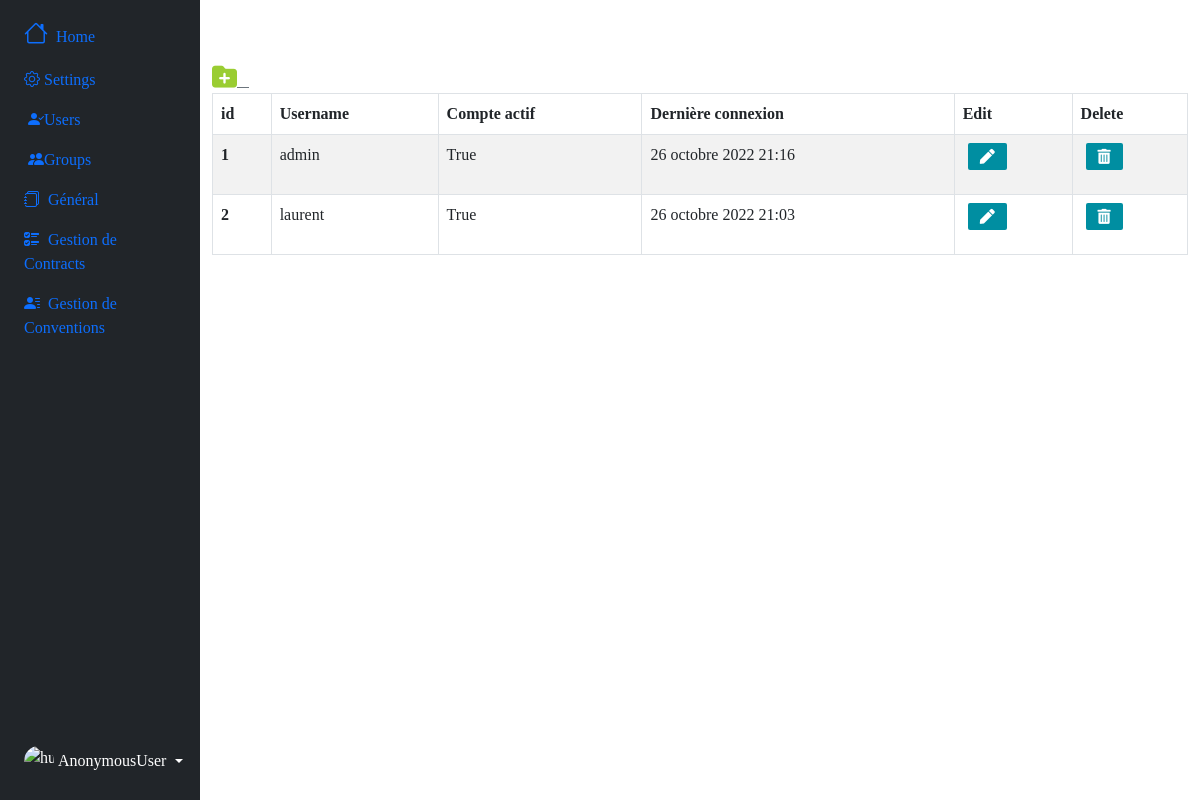
Before: /auth/users with the older database file.
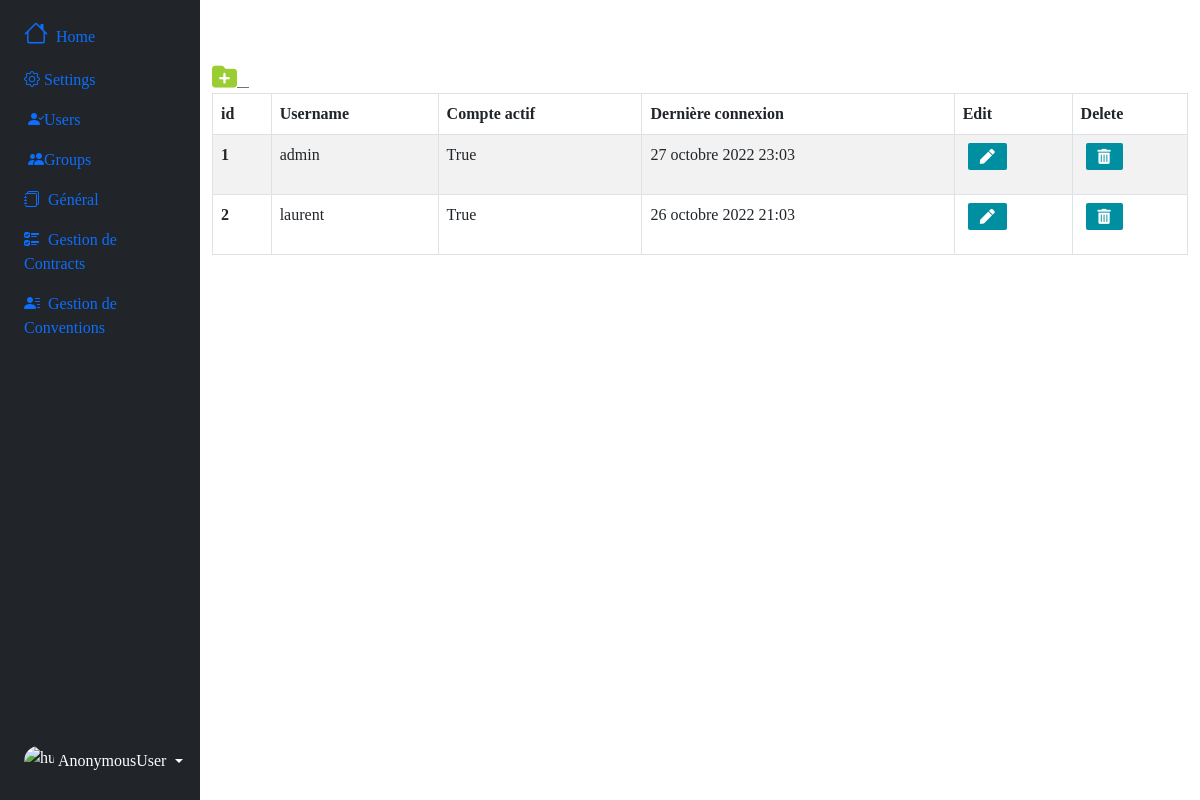
After: the same page with the newer database file.
### authentication/models.py (models this page shows)
class User(AbstractUser):
    ADMINISTRATEUR = 'ADMINISTRATEUR'
    USER = 'USER'
    ROLE_CHOICES = (
        ('ADMINISTRATEUR', 'superadmin'),
        ('USER', 'user'),
    )
    role = models.CharField(max_length=30, choices=ROLE_CHOICES, verbose_name='role')

### authentication/views.py (the view)
# urls.py: path('auth/users', views.users, name="users"),
def users(request):
    user_lists = User.objects.all()
    return render(request, "authentication/list.html", {"user_lists":user_lists})

### authentication/templates/authentication/list.html (shortened to what this page needs)
{% extends 'index.html' %}
{% block main%}
<a href="{% url 'add-user' %}" class="btn-outline-secondary"style="width: 50px; height: 50px; margin-right: 30px;" title="Add contrat">
  <i style="color: yellowgreen; font-size: 25px; " class="fa-sharp fa-solid fa-folder-plus"></i> &nbsp;&nbsp;
</a>
<table table id="example" class="table table-striped table-bordered nowrap" style="width:100%">
  <thead>
    <tr>
      <th scope="col">id</th>
      <th scope="col">Username</th>
      <th scope="col">Compte actif</th>
      <th scope="col">Dernière connexion</th>
      <th scope="col">Edit</th>
      <th scope="col">Delete</th>
    </tr>
  </thead>
  <tbody>
    {% for user_list in user_lists %}
    <tr>
      <th scope="row">{{user_list.id}}</th>
      <td>{{user_list.username}}</td>
      <td>{{user_list.is_active}}</td>
      <td>{{user_list.last_login}}</td>
      <td>
        <a class="btn btn-success text-center" title="Edit Contrat" data-bs-toggle="modal" data-bs-target="#editModal{{contrat.pk}}">
            <i style="font-size: 15px;" class="fas fa-pen"></i>
        </a>
    </td>
    <td>
        <a class="btn btn-secondary text-center" title="Delete Contrat" data-bs-toggle="modal" data-bs-target="#deleteModal{{contrat.pk}}">
            <i style="font-size: 15px;" class="fas fa-trash-alt"></i>
        </a>
    </td>
    </tr>
    {% endfor %}
  </tbody>
</table>
  {% endblock main%}

Changed rows visible on the page:
changed User "admin": last_login "26 octobre 2022 21:16" → "27 octobre 2022 23:03"
